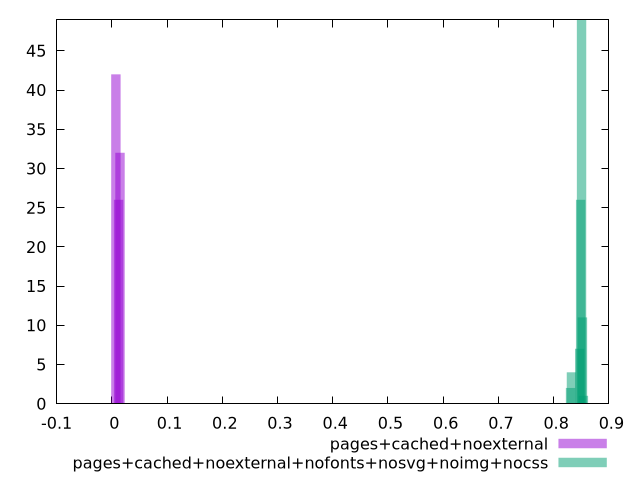

Write gnuplot code to recreate this figure.
$_pagesCachedNoexternal <<EOF
0.014713055838066681 32
0.007356527919033341 42
0.012260879865055568 26
EOF
$_pagesCachedNoexternalNofontsNosvgNoimgNocss <<EOF
0.8505237475506254 49
0.8488625683561906 26
0.8521849267450603 11
0.8538461059394951 1
0.8472013891617558 7
0.8305895972174077 2
0.8322507764118424 4
EOF
set key outside below
set terminal pngcairo
set output "report_00005_2020-11-02T22-26-11.212Z/largest-contentful-paint/largest-contentful-paint_pages+cached+noexternal_pages+cached+noexternal+nofonts+nosvg+noimg+nocss+hist.png"
set boxwidth 0.016929791560409236
set style fill transparent solid 0.5 noborder
set yrange [0:49]
plot $_pagesCachedNoexternal title "pages+cached+noexternal" with boxes ,$_pagesCachedNoexternalNofontsNosvgNoimgNocss title "pages+cached+noexternal+nofonts+nosvg+noimg+nocss" with boxes ,
